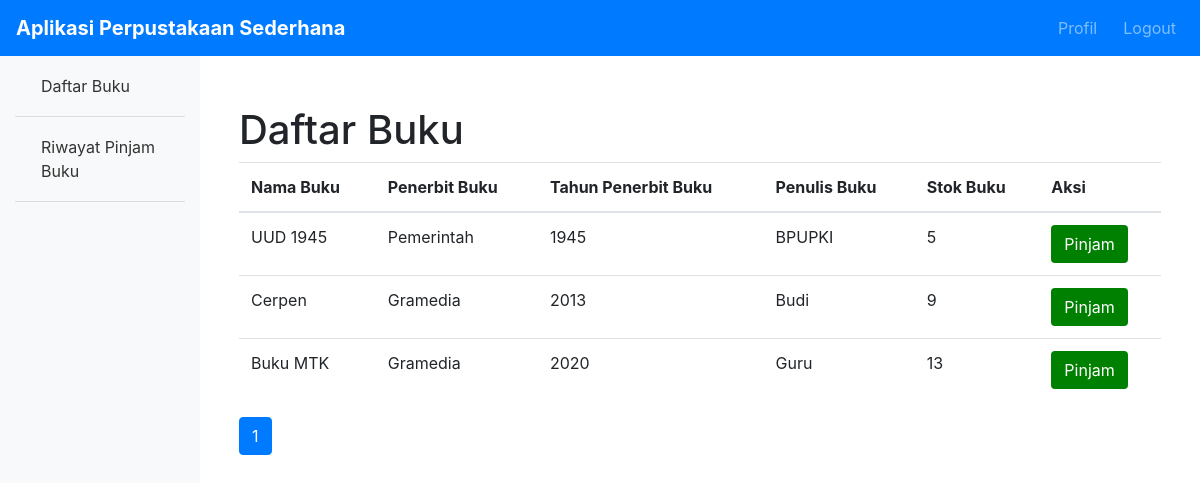
The app's page /dashboard_anggota.php (signed in) with its own data.
### tables this page shows
CREATE TABLE IF NOT EXISTS `buku` (
  `id_buku` int(11) NOT NULL AUTO_INCREMENT,
  `kode_buku` char(5) NOT NULL,
  `judul_buku` varchar(50) NOT NULL,
  `penulis_buku` varchar(50) NOT NULL,
  `penerbit_buku` varchar(50) NOT NULL,
  `tahun_penerbit` char(4) NOT NULL,
  `stok` int(11) NOT NULL,
  PRIMARY KEY (`id_buku`,`kode_buku`)
);

### dashboard_anggota.php (the view, shortened to what this page needs)
<?php
require_once 'conn.php';
$itemsPerHalaman = 4;
$currentPage = isset($_GET['page']) ? intval($_GET['page']) : 1;
$batasAwal = ($currentPage - 1) * $itemsPerHalaman;
$queryTotal = "SELECT COUNT(*) as total FROM buku";
$resultTotal = mysqli_query($conn, $queryTotal);
$dataTotal = mysqli_fetch_assoc($resultTotal);
$totalBuku = $dataTotal['total'];
$totalHalaman = ceil($totalBuku / $itemsPerHalaman);
$query = "SELECT * FROM buku LIMIT $batasAwal, $itemsPerHalaman";
$result = mysqli_query($conn, $query);
?>
<!DOCTYPE html>
<html>
<head>
  <link rel="stylesheet" href="https://stackpath.bootstrapcdn.com/bootstrap/4.5.2/css/bootstrap.min.css">
</head>
<body>
  <nav class="navbar navbar-expand-lg navbar-dark bg-primary">
    <a class="navbar-brand" href="#">Aplikasi Perpustakaan Sederhana</a>
    <div class="collapse navbar-collapse" id="navbarNav">
      <ul class="navbar-nav ml-auto">
        <li class="nav-item">
          <a class="nav-link" href="profil_anggota.php">Profil</a>
        </li>
        <li class="nav-item bg-red">
          <a class="nav-link" href="logout.php">Logout</a>
        </li>
      </ul>
    </div>
  </nav>
  <div class="container-fluid">
    <div class="row">
      <nav class="col-md-2 d-none d-md-block bg-light sidebar">
        <div class="sidebar-sticky">
          <ul class="nav flex-column">
            <li class="nav-item">
              <a class="nav-link" href="#">Daftar Buku</a>
            </li>
            <li class="nav-item">
              <a class="nav-link" href="riwayat_pinjam.php">Riwayat Pinjam Buku</a>
            </li>
          </ul>
        </div>
      </nav>
      <main role="main" class="col-md-9 ml-sm-auto col-lg-10 px-4">
        <div class="container">
          <h1>Daftar Buku</h1>
          <table class="table">
            <thead>
              <tr>
                <th>Nama Buku</th>
                <th>Penerbit Buku</th>
                <th>Tahun Penerbit Buku</th>
                <th>Penulis Buku</th>
                <th>Stok Buku</th>
                <th>Aksi</th>
              </tr>
            </thead>
            <tbody>
              <?php
              while ($row = mysqli_fetch_assoc($result)) {
                $namaBuku = $row['judul_buku'];
                $penerbitBuku = $row['penerbit_buku'];
                $tahunBuku = $row['tahun_penerbit'];
                $penulisBuku = $row['penulis_buku'];
                $stokBuku = $row['stok'];
                echo "<tr>";
                echo "<td>$namaBuku</td>";
                echo "<td>$penerbitBuku</td>";
                echo "<td>$tahunBuku</td>";
                echo "<td>$penulisBuku</td>";
                echo "<td>$stokBuku</td>";
                echo "<td><button class='btn btn-pinjam' data-toggle='modal' data-target='#hubungiPetugasModal'>Pinjam</button></td>";
                echo "</tr>";
              }
              ?>
            </tbody>
          </table>
          <nav aria-label="Halaman">
    <ul class="pagination">
        <?php for ($i = 1; $i <= $totalHalaman; $i++) { ?>
            <li class="page-item <?php if ($i === $currentPage) echo 'active'; ?>">
                <a class="page-link" href="dashboard_anggota.php?page=<?php echo $i; ?>"><?php echo $i; ?></a>
            </li>
        <?php } ?>
    </ul>
</nav>
        </div>
      </main>
    </div>
  </div>
</body>
</html>

### dashboard_anggota.php (style rules this page uses)
.btn-pinjam { background-color: green; color: white; }
.container { margin-top: 50px; }
.navbar { background-color: #007bff; color: #fff; }
.navbar-brand { font-weight: bold; }
.navbar-nav.ml-auto .nav-item { margin-left: 10px; }
.sidebar { background-color: #f8f9fa; min-height: 100vh; width: 200px; }
.sidebar ul { list-style-type: none; padding-left: 0; }
.sidebar li { padding: 10px; border-bottom: 1px solid #ddd; }
.sidebar a { color: #333; text-decoration: none; }
.bg-red a { color: white; text-decoration: none; }

### records on screen
buku: judul_buku "UUD 1945", penerbit_buku "Pemerintah", tahun_penerbit "1945", penulis_buku "BPUPKI", stok "5"
buku: judul_buku "Cerpen", penerbit_buku "Gramedia", tahun_penerbit "2013", penulis_buku "Budi", stok "9"
buku: judul_buku "Buku MTK", penerbit_buku "Gramedia", tahun_penerbit "2020", penulis_buku "Guru", stok "13"
